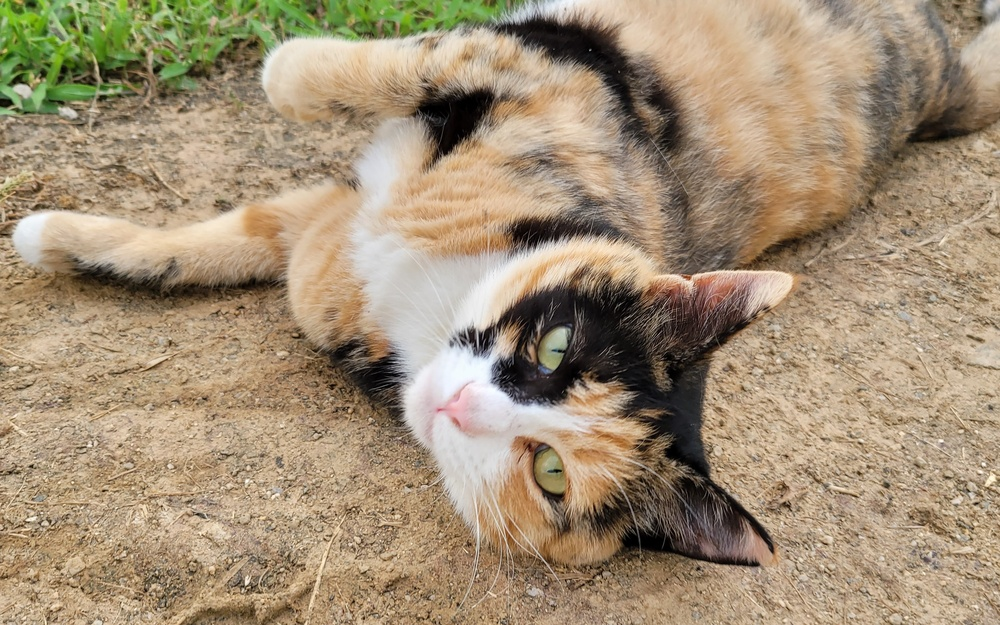
#> input picture OpenCV21/cat.jpg, 1000 x 625 px, shrunk from 3200 x 2000 before the run, found by its file name
$ jupyter execute C147.ipynb
#> lines starting #> are read from the running program, lines starting #| are printed output that depends on the picture; after the words box and inside, x2 and y2 are one past the last pixel; in counts of white or black regions, pixels touching at a corner belong together
# 1.4.7 Canny Edge Detection
### cv2.Canny()

[cell 1]
import cv2
import numpy as np
from matplotlib import pyplot as plt

img = cv2.imread('D:\GitHub\ComputerVision20212\SampleFiles\cat.jpg',0)
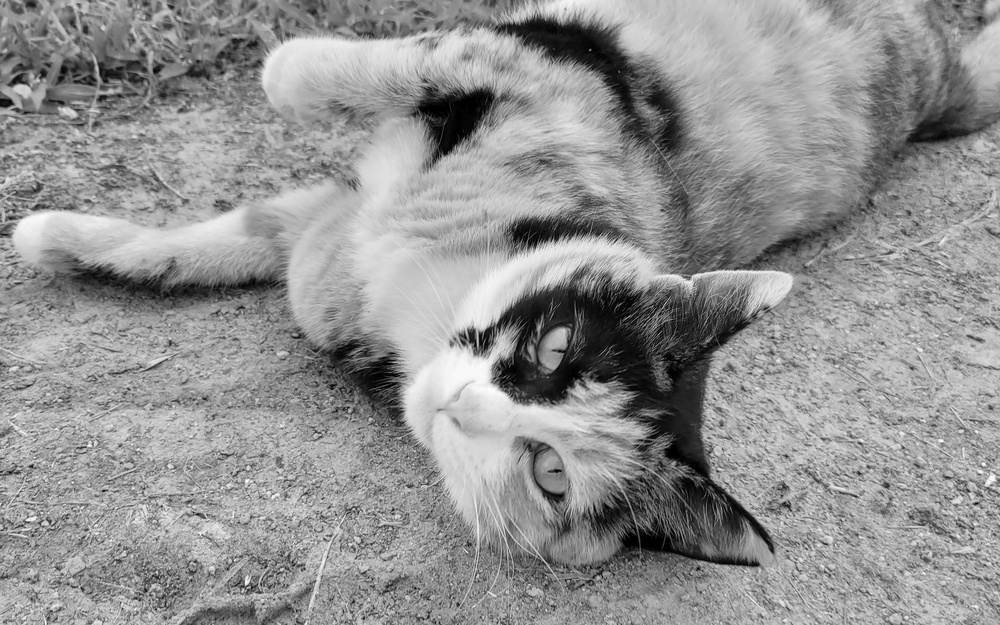
#> img: shape (625, 1000); min 0, max 255, mean 146.7
edges = cv2.Canny(img,100,200)
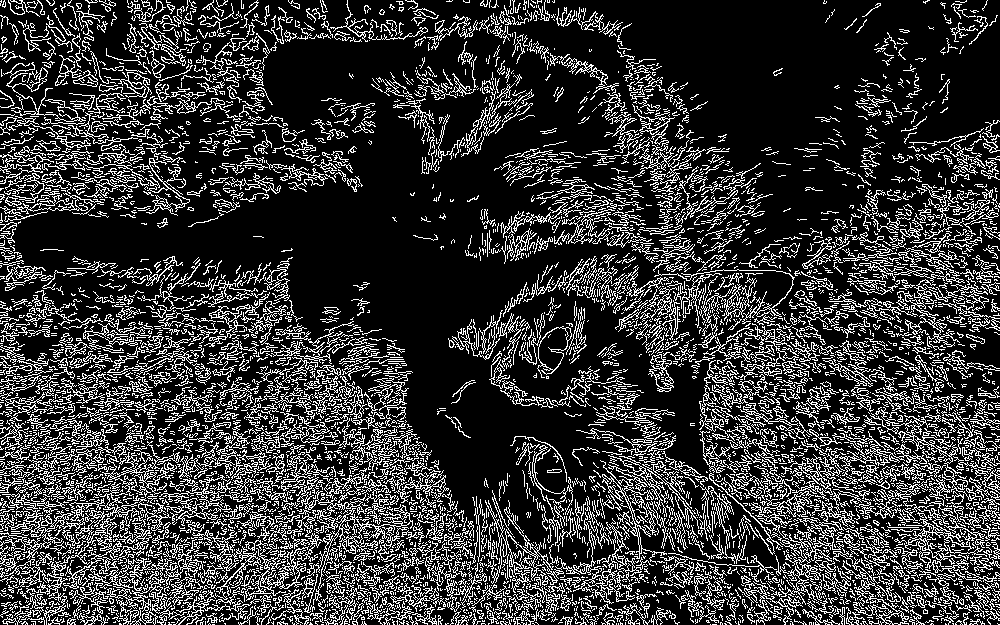
#> edges: shape (625, 1000); 21.2% white in thin lines or dots

plt.rcParams["figure.figsize"] = (15, 10)

plt.subplot(121),plt.imshow(img,cmap = 'gray')
plt.title('Original Image'), plt.xticks([]), plt.yticks([])
plt.subplot(122),plt.imshow(edges,cmap = 'gray')
plt.title('Edge Image'), plt.xticks([]), plt.yticks([])
plt.show()
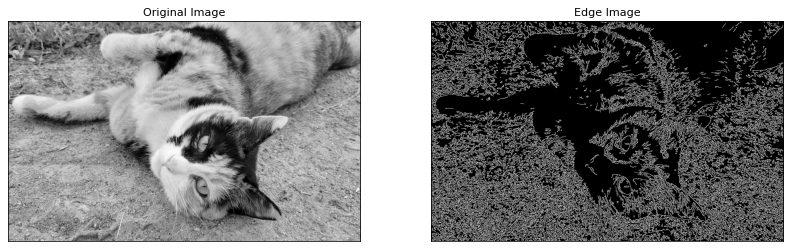
#> figure drawn by matplotlib, 2 panels

$ run again, with OpenCV21/1.jpg copied over OpenCV21/cat.jpg
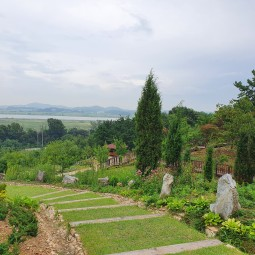
#> input picture OpenCV21/1.jpg, 255 x 255 px, found by its file name
#> `edges = cv2.Canny(img,100,200)`:
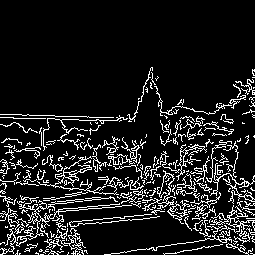
#> edges: shape (255, 255); 11.9% white in thin lines or dots, all inside (x1, y1, x2, y2) = (0, 67, 255, 255)
#> `plt.show()`:
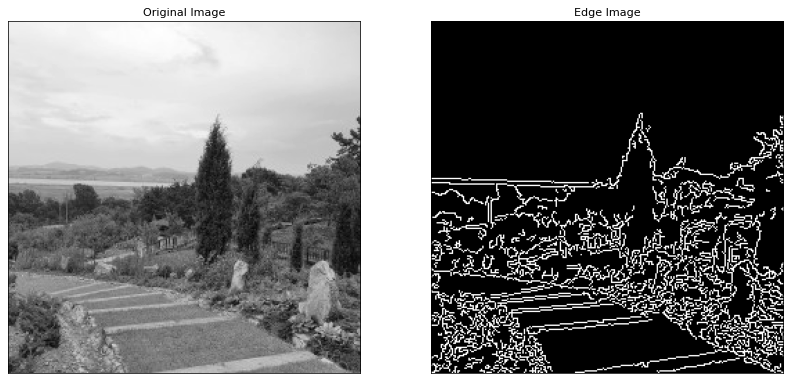
#> figure drawn by matplotlib, 2 panels

$ run again, with OpenCV21/5bddba7b6574b95d37b6079c199d7101.jpg copied over OpenCV21/cat.jpg
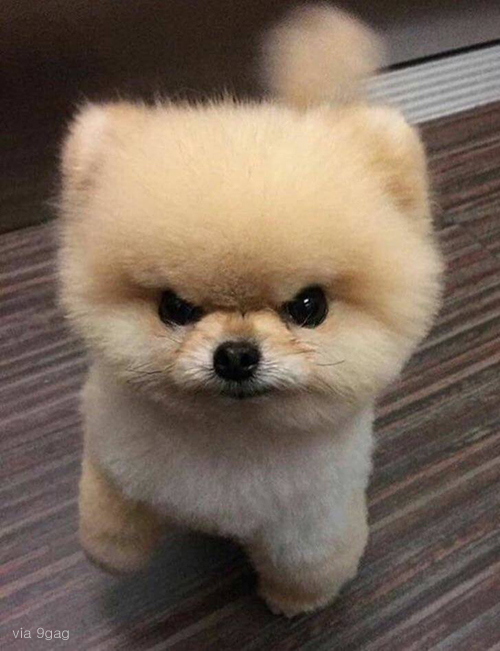
#> input picture OpenCV21/5bddba7b6574b95d37b6079c199d7101.jpg, 500 x 651 px, found by its file name
#> `edges = cv2.Canny(img,100,200)`:
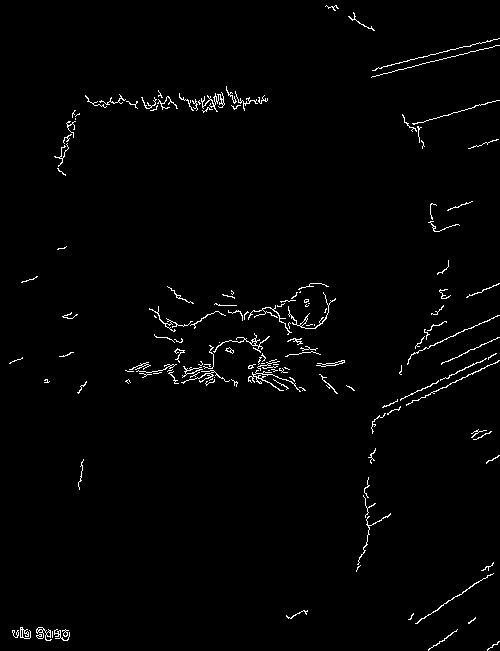
#> edges: shape (651, 500); 1.6% white in thin lines or dots
#> `plt.show()`:
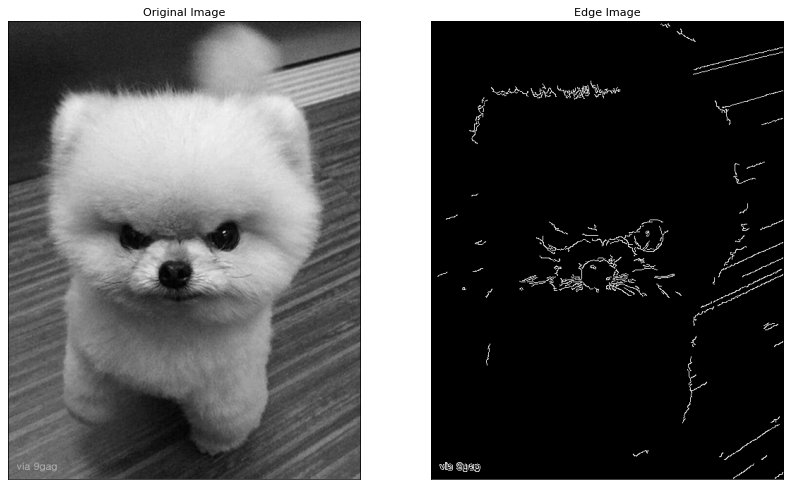
#> figure drawn by matplotlib, 2 panels
